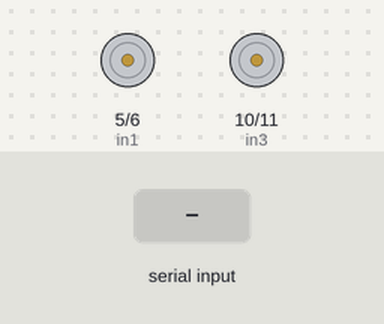
The sketch below on a simulated Arduino Uno, built with avr-gcc and run on an emulated ATmega328P. Shown: motor-driver pin pairs drawn as motors (green arrow = first pin HIGH = forward, orange = second pin HIGH = backward, longer = more drive). The test bench sets the inputs (shaded band).

Above: at 1.2 s.
1.3 s: "U" received over Serial
At 1.8 s:
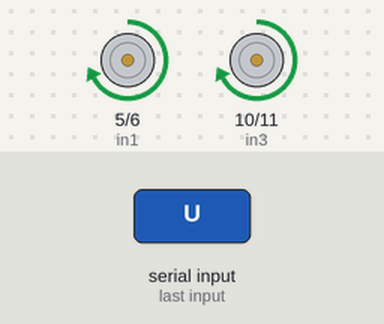
2.8 s: "D" received over Serial
At 4.0 s:
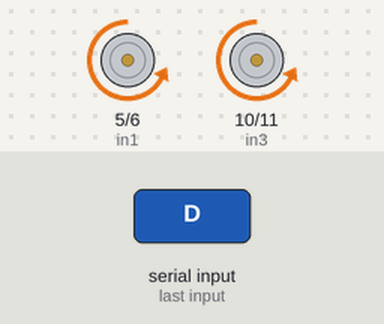
4.3 s: "L" received over Serial
At 5.3 s:
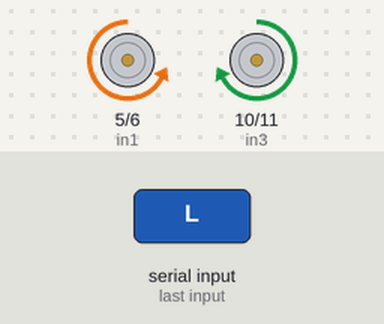
5.8 s: "R" received over Serial
At 6.4 s:
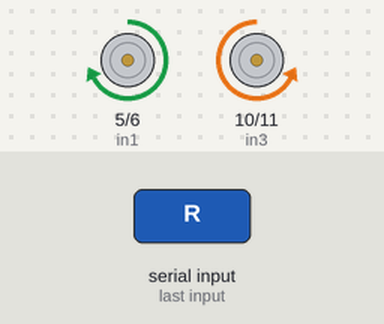
7.3 s: "S" received over Serial
At 8.0 s:
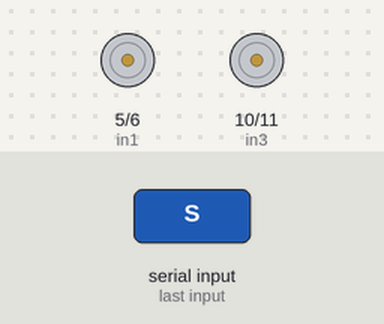
8.8 s: "T" received over Serial
At 9.9 s:
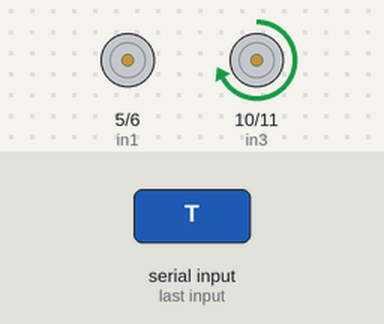
Timing chart, 0 to 11.3 s (numbered marks = the images above; inputs shaded):
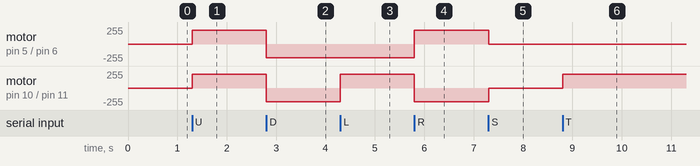

Measured:
- after the input at 1.3 s, motor on pin 5 (in1) / pin 6 (in2), motor on pin 10 (in3) / pin 11 (in4): stopped → forward 204/255 at once
- after the input at 2.8 s, motor on pin 5 (in1) / pin 6 (in2), motor on pin 10 (in3) / pin 11 (in4): forward 204/255 → backward 204/255 at once
- after the input at 4.3 s, motor on pin 10 (in3) / pin 11 (in4): backward 204/255 → forward 204/255 at once
- after the input at 5.8 s, motor on pin 5 (in1) / pin 6 (in2): backward 204/255 → forward 204/255 at once; motor on pin 10 (in3) / pin 11 (in4): forward 204/255 → backward 204/255 at once
- after the input at 7.3 s, motor on pin 5 (in1) / pin 6 (in2): forward 204/255 → stopped at once; motor on pin 10 (in3) / pin 11 (in4): backward 204/255 → stopped at once
- after the input at 8.8 s, motor on pin 10 (in3) / pin 11 (in4): stopped → forward 204/255 at once

The sketch:

Source_code.ino
```cpp
#define in1 5 //L298n Motor Driver pins.
#define in2 6
#define in3 10
#define in4 11
int command; //Int to store app command state.
int Speed = 204; // 0 - 255.
int Speedsec;
int buttonState = 0;
int lastButtonState = 0;
int Turnradius = 0; //Set the radius of a turn, 0 - 255 Note:the robot will malfunction if this is higher than int Speed.
int brakeTime = 45;
int brkonoff = 1; //1 for the electronic braking system, 0 for normal.
void setup() {
  pinMode(in1, OUTPUT);
  pinMode(in2, OUTPUT);
  pinMode(in3, OUTPUT);
  pinMode(in4, OUTPUT);
  Serial.begin(9600);  //Set the baud rate to your Bluetooth module.
}

void loop() {
  if (Serial.available() > 0) {
    command = Serial.read();
    Stop(); //Initialize with motors stoped.
    switch (command) {
      case 'U':
        forward();
        break;
      case 'D':
        back();
        break;
      case 'L':
        left();
        break;
      case 'R':
        right();
        break;
      case 'S':
        Stop();
        break;
      case 'T':
        forwardleft();
        break;
      case 'F':
        forwardright();
        break;
      case 'H':
        backleft();
        break;
      case 'G':
        backright();
        break;
      case 'W':
        frontlightON();
        break;
      case 'w':
        frontlightOFF();
        break;
      case '0':
        Speed = 100;
        break;
      case '1':
        Speed = 140;
        break;
      case '2':
        Speed = 153;
        break;
      case '3':
        Speed = 165;
        break;
      case '4':
        Speed = 178;
        break;
      case '5':
        Speed = 191;
        break;
      case '6':
        Speed = 204;
        break;
      case '7':
        Speed = 216;
        break;
      case '8':
        Speed = 229;
        break;
      case '9':
        Speed = 242;
        break;
      case 'q':
        Speed = 255;
        break;
    }
    Speedsec = Turnradius;
    if (brkonoff == 1) {
      brakeOn();
    } else {
      brakeOff();
    }
  }
}

void forward() {
  analogWrite(in1, Speed);
  analogWrite(in3, Speed);
}

void back() {
  analogWrite(in2, Speed);
  analogWrite(in4, Speed);
  digitalWrite(8,LOW);
  digitalWrite(12,LOW);
}

void left() {
  analogWrite(in3, Speed);
  analogWrite(in2, Speed);
}

void right() {
  analogWrite(in4, Speed);
  analogWrite(in1, Speed);
}
void forwardleft() {
  analogWrite(in1, Speedsec);
  analogWrite(in3, Speed);
}
void forwardright() {
  analogWrite(in1, Speed);
  analogWrite(in3, Speedsec);
}
void backright() {
  analogWrite(in2, Speed);
  analogWrite(in4, Speedsec);
}
void backleft() {
  analogWrite(in2, Speedsec);
  analogWrite(in4, Speed);
}

void frontlightON() {
  digitalWrite(8,HIGH);
  digitalWrite(12,HIGH);
}

void frontlightOFF() {
  digitalWrite(8,LOW);
  digitalWrite(12,LOW);
}

void Stop() {
  analogWrite(in1, 0);
  analogWrite(in2, 0);
  analogWrite(in3, 0);
  analogWrite(in4, 0);
}

void brakeOn() {
  //Here's the future use: an electronic braking system!
  // read the pushbutton input pin:
  buttonState = command;
  // compare the buttonState to its previous state
  if (buttonState != lastButtonState) {
    // if the state has changed, increment the counter
    if (buttonState == 'S') {
      if (lastButtonState != buttonState) {
        digitalWrite(in1, HIGH);
        digitalWrite(in2, HIGH);
        digitalWrite(in3, HIGH);
        digitalWrite(in4, HIGH);
        delay(brakeTime);
        Stop();
      }
    }
    // save the current state as the last state,
    //for next time through the loop
    lastButtonState = buttonState;
  }
}
void brakeOff() {

}
```
